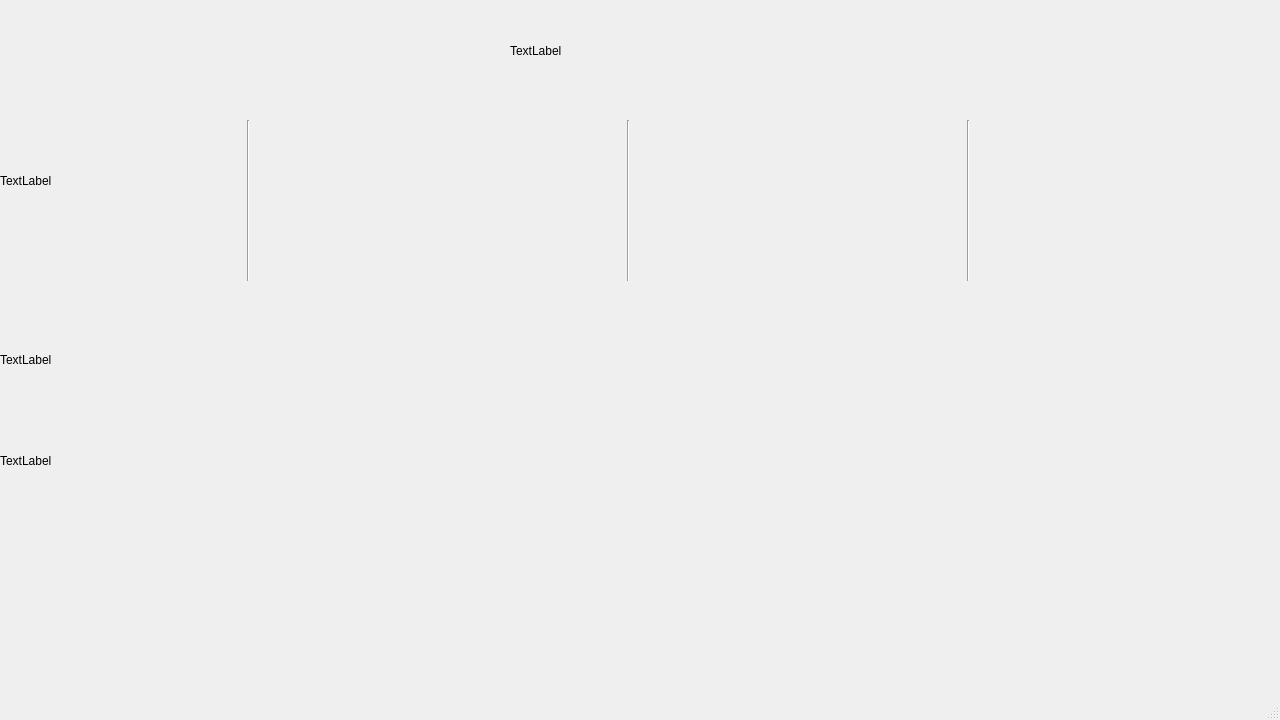
<?xml version="1.0" encoding="UTF-8"?>
<ui version="4.0">
 <class>Conversion</class>
 <widget class="QMainWindow" name="Conversion">
  <property name="geometry">
   <rect>
    <x>0</x>
    <y>0</y>
    <width>1280</width>
    <height>720</height>
   </rect>
  </property>
  <property name="windowTitle">
   <string>MainWindow</string>
  </property>
  <widget class="QWidget" name="centralwidget">
   <widget class="QLabel" name="label">
    <property name="geometry">
     <rect>
      <x>0</x>
      <y>0</y>
      <width>1280</width>
      <height>720</height>
     </rect>
    </property>
    <property name="text">
     <string>TextLabel</string>
    </property>
   </widget>
   <widget class="QLabel" name="label_3">
    <property name="geometry">
     <rect>
      <x>0</x>
      <y>110</y>
      <width>1281</width>
      <height>141</height>
     </rect>
    </property>
    <property name="text">
     <string>TextLabel</string>
    </property>
   </widget>
   <widget class="QLabel" name="label_4">
    <property name="geometry">
     <rect>
      <x>0</x>
      <y>310</y>
      <width>1281</width>
      <height>301</height>
     </rect>
    </property>
    <property name="text">
     <string>TextLabel</string>
    </property>
   </widget>
   <widget class="QLabel" name="label_2">
    <property name="geometry">
     <rect>
      <x>510</x>
      <y>10</y>
      <width>251</width>
      <height>81</height>
     </rect>
    </property>
    <property name="text">
     <string>TextLabel</string>
    </property>
   </widget>
   <widget class="Line" name="line">
    <property name="geometry">
     <rect>
      <x>240</x>
      <y>120</y>
      <width>16</width>
      <height>161</height>
     </rect>
    </property>
    <property name="orientation">
     <enum>Qt::Vertical</enum>
    </property>
   </widget>
   <widget class="Line" name="line_2">
    <property name="geometry">
     <rect>
      <x>620</x>
      <y>120</y>
      <width>16</width>
      <height>161</height>
     </rect>
    </property>
    <property name="orientation">
     <enum>Qt::Vertical</enum>
    </property>
   </widget>
   <widget class="Line" name="line_3">
    <property name="geometry">
     <rect>
      <x>960</x>
      <y>120</y>
      <width>16</width>
      <height>161</height>
     </rect>
    </property>
    <property name="orientation">
     <enum>Qt::Vertical</enum>
    </property>
   </widget>
  </widget>
  <widget class="QStatusBar" name="statusbar"/>
 </widget>
 <resources/>
 <connections/>
</ui>
